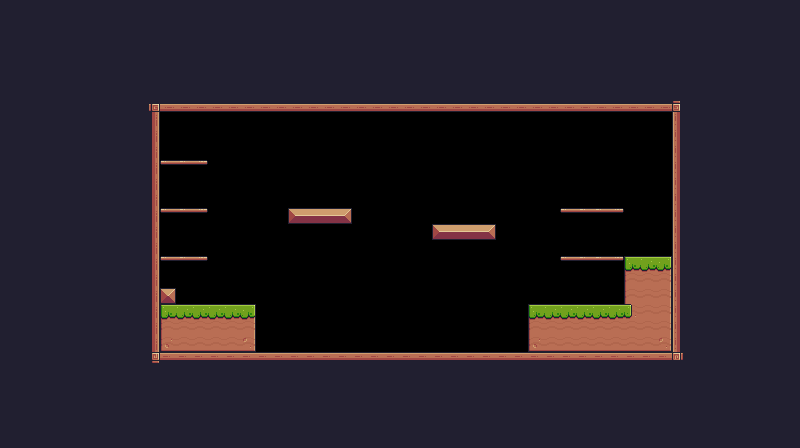

Below is a game level as drawn by its tile map, then a one-line description and the .tmx file that defines it, in full:
An orthogonal 50x28 tile map with 16x16 px tiles, 1 tile layer (Background) and 30 objects (11x Fruit, 5x Platform, Player, Saw, Checkpoint, ...).

<map version="1.10" tiledversion="1.10.2" orientation="orthogonal" renderorder="right-down" width="50" height="28" tilewidth="16" tileheight="16" infinite="0" nextlayerid="4" nextobjectid="44">
 <tileset firstgid="1" source="Pixel Adventure.tsx" />
 <layer id="1" name="Background" width="50" height="28">
  <properties>
   <property name="BackgroundColor" value="Green" />
  </properties>
  <data encoding="csv">
112,112,112,112,112,112,112,112,112,112,112,112,112,112,112,112,112,112,112,112,112,112,112,112,112,112,112,112,112,112,112,112,112,112,112,112,112,112,112,112,112,112,112,112,112,112,112,112,112,112,
112,112,112,112,112,112,112,112,112,112,112,112,112,112,112,112,112,112,112,112,112,112,112,112,112,112,112,112,112,112,112,112,112,112,112,112,112,112,112,112,112,112,112,112,112,112,112,112,112,112,
112,112,112,112,112,112,112,112,112,112,112,112,112,112,112,112,112,112,112,112,112,112,112,112,112,112,112,112,112,112,112,112,112,112,112,112,112,112,112,112,112,112,112,112,112,112,112,112,112,112,
112,112,112,112,112,112,112,112,112,112,112,112,112,112,112,112,112,112,112,112,112,112,112,112,112,112,112,112,112,112,112,112,112,112,112,112,112,112,112,112,112,112,112,112,112,112,112,112,112,112,
112,112,112,112,112,112,112,112,112,112,112,112,112,112,112,112,112,112,112,112,112,112,112,112,112,112,112,112,112,112,112,112,112,112,112,112,112,112,112,112,112,112,112,112,112,112,112,112,112,112,
112,112,112,112,112,112,112,112,112,112,112,112,112,112,112,112,112,112,112,112,112,112,112,112,112,112,112,112,112,112,112,112,112,112,112,112,112,112,112,112,112,112,112,112,112,112,112,112,112,112,
112,112,112,112,112,112,112,112,112,92,134,134,134,134,134,134,134,134,134,134,134,134,134,134,134,134,134,134,134,134,134,134,134,134,134,134,134,134,134,134,134,134,93,112,112,112,112,112,112,112,
112,112,112,112,112,112,112,112,112,113,0,0,0,0,0,0,0,0,0,0,0,0,0,0,0,0,0,0,0,0,0,0,0,0,0,0,0,0,0,0,0,0,111,112,112,112,112,112,112,112,
112,112,112,112,112,112,112,112,112,113,0,0,0,0,0,0,0,0,0,0,0,0,0,0,0,0,0,0,0,0,0,0,0,0,0,0,0,0,0,0,0,0,111,112,112,112,112,112,112,112,
112,112,112,112,112,112,112,112,112,113,0,0,0,0,0,0,0,0,0,0,0,0,0,0,0,0,0,0,0,0,0,0,0,0,0,0,0,0,0,0,0,0,111,112,112,112,112,112,112,112,
112,112,112,112,112,112,112,112,112,113,40,41,42,0,0,0,0,0,0,0,0,0,0,0,0,0,0,0,0,0,0,0,0,0,0,0,0,0,0,0,0,0,111,112,112,112,112,112,112,112,
112,112,112,112,112,112,112,112,112,113,0,0,0,0,0,0,0,0,0,0,0,0,0,0,0,0,0,0,0,0,0,0,0,0,0,0,0,0,0,0,0,0,111,112,112,112,112,112,112,112,
112,112,112,112,112,112,112,112,112,113,0,0,0,0,0,0,0,0,0,0,0,0,0,0,0,0,0,0,0,0,0,0,0,0,0,0,0,0,0,0,0,0,111,112,112,112,112,112,112,112,
112,112,112,112,112,112,112,112,112,113,40,41,42,0,0,0,0,0,13,14,14,15,0,0,0,0,0,0,0,0,0,0,0,0,0,40,41,41,42,0,0,0,111,112,112,112,112,112,112,112,
112,112,112,112,112,112,112,112,112,113,0,0,0,0,0,0,0,0,0,0,0,0,0,0,0,0,0,13,14,14,15,0,0,0,0,0,0,0,0,0,0,0,111,112,112,112,112,112,112,112,
112,112,112,112,112,112,112,112,112,113,0,0,0,0,0,0,0,0,0,0,0,0,0,0,0,0,0,0,0,0,0,0,0,0,0,0,0,0,0,0,0,0,111,112,112,112,112,112,112,112,
112,112,112,112,112,112,112,112,112,113,40,41,42,0,0,0,0,0,0,0,0,0,0,0,0,0,0,0,0,0,0,0,0,0,0,40,41,41,42,7,8,9,111,112,112,112,112,112,112,112,
112,112,112,112,112,112,112,112,112,113,0,0,0,0,0,0,0,0,0,0,0,0,0,0,0,0,0,0,0,0,0,0,0,0,0,0,0,0,0,29,30,31,111,112,112,112,112,112,112,112,
112,112,112,112,112,112,112,112,112,113,35,0,0,0,0,0,0,0,0,0,0,0,0,0,0,0,0,0,0,0,0,0,0,0,0,0,0,0,0,29,30,31,111,112,112,112,112,112,112,112,
112,112,112,112,112,112,112,112,112,113,7,8,8,8,8,9,0,0,0,0,0,0,0,0,0,0,0,0,0,0,0,0,0,7,8,8,8,8,8,33,30,31,111,112,112,112,112,112,112,112,
112,112,112,112,112,112,112,112,112,113,29,30,30,30,30,31,0,0,0,0,0,0,0,0,0,0,0,0,0,0,0,0,0,29,30,30,30,30,30,30,30,31,111,112,112,112,112,112,112,112,
112,112,112,112,112,112,112,112,112,113,51,52,52,52,52,53,0,0,0,0,0,0,0,0,0,0,0,0,0,0,0,0,0,51,52,52,52,52,52,52,52,53,111,112,112,112,112,112,112,112,
112,112,112,112,112,112,112,112,112,114,90,90,90,90,90,90,90,90,90,90,90,90,90,90,90,90,90,90,90,90,90,90,90,90,90,90,90,90,90,90,90,90,115,112,112,112,112,112,112,112,
112,112,112,112,112,112,112,112,112,112,112,112,112,112,112,112,112,112,112,112,112,112,112,112,112,112,112,112,112,112,112,112,112,112,112,112,112,112,112,112,112,112,112,112,112,112,112,112,112,112,
112,112,112,112,112,112,112,112,112,112,112,112,112,112,112,112,112,112,112,112,112,112,112,112,112,112,112,112,112,112,112,112,112,112,112,112,112,112,112,112,112,112,112,112,112,112,112,112,112,112,
112,112,112,112,112,112,112,112,112,112,112,112,112,112,112,112,112,112,112,112,112,112,112,112,112,112,112,112,112,112,112,112,112,112,112,112,112,112,112,112,112,112,112,112,112,112,112,112,112,112,
112,112,112,112,112,112,112,112,112,112,112,112,112,112,112,112,112,112,112,112,112,112,112,112,112,112,112,112,112,112,112,112,112,112,112,112,112,112,112,112,112,112,112,112,112,112,112,112,112,112,
112,112,112,112,112,112,112,112,112,112,112,112,112,112,112,112,112,112,112,112,112,112,112,112,112,112,112,112,112,112,112,112,112,112,112,112,112,112,112,112,112,112,112,112,112,112,112,112,112,112
</data>
 </layer>
 <objectgroup id="3" name="Collisions">
  <object id="5" x="144" y="96" width="16" height="272" />
  <object id="6" x="160" y="96" width="528" height="16" />
  <object id="7" x="672" y="112" width="16" height="256" />
  <object id="8" x="160" y="352" width="512" height="16" />
  <object id="10" x="160" y="288" width="16" height="16" />
  <object id="12" x="160" y="304" width="96" height="48" />
  <object id="13" x="528" y="304" width="96" height="48" />
  <object id="14" x="432" y="224" width="64" height="16" />
  <object id="15" x="288" y="208" width="64" height="16" />
  <object id="16" type="Platform" x="560" y="256" width="64" height="5" />
  <object id="17" type="Platform" x="560" y="208" width="64" height="5" />
  <object id="18" type="Platform" x="160" y="160" width="48" height="5" />
  <object id="19" type="Platform" x="160" y="208" width="48" height="5" />
  <object id="21" type="Platform" x="160" y="256" width="48" height="5" />
  <object id="39" x="624" y="256" width="48" height="96" />
 </objectgroup>
 <objectgroup id="2" name="Spawnpoints">
  <object id="1" name="Player" type="Player" x="224" y="272" width="31.6089" height="32.5667" />
  <object id="22" name="Bananas" type="Fruit" x="176" y="128" width="32" height="32" />
  <object id="23" name="Orange" type="Fruit" x="176" y="176" width="32" height="32" />
  <object id="24" name="Apple" type="Fruit" x="176" y="224" width="32" height="32" />
  <object id="25" name="Cherries" type="Fruit" x="288" y="176" width="32" height="32" />
  <object id="26" name="Cherries" type="Fruit" x="320" y="176" width="32" height="32" />
  <object id="27" name="Cherries" type="Fruit" x="304" y="144" width="32" height="32" />
  <object id="28" name="Cherries" type="Fruit" x="432" y="192" width="32" height="32" />
  <object id="29" name="Cherries" type="Fruit" x="464" y="192" width="32" height="32" />
  <object id="30" name="Cherries" type="Fruit" x="448" y="160" width="32" height="32" />
  <object id="32" name="Cherries" type="Fruit" x="576" y="176" width="32" height="32" />
  <object id="33" name="Kiwi" type="Fruit" x="576" y="224" width="32" height="32" />
  <object id="38" type="Saw" x="384" y="176" width="32" height="32">
   <properties>
    <property name="isVertical" type="bool" value="true" />
    <property name="offNeg" type="float" value="4" />
    <property name="offPos" type="float" value="3" />
   </properties>
  </object>
  <object id="41" type="Checkpoint" x="608" y="192" width="64" height="64" />
  <object id="42" name="Chicken" type="Chicken" x="432" y="320" width="32" height="32">
   <properties>
    <property name="offNeg" type="float" value="12" />
    <property name="offPos" type="float" value="5" />
   </properties>
  </object>
 </objectgroup>
</map>
